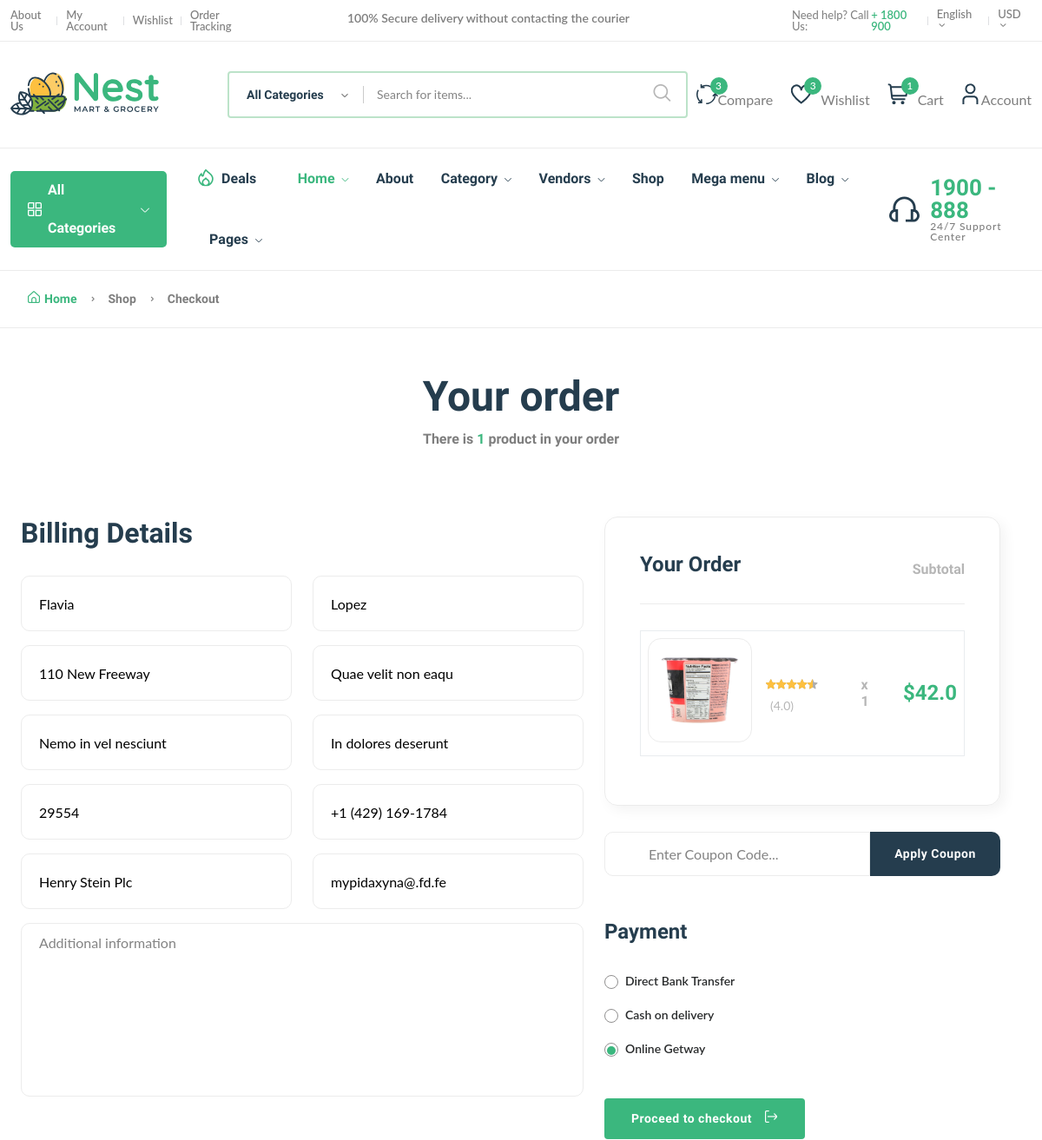
The app's page /order/place-order/ (signed in, upper part), older data.
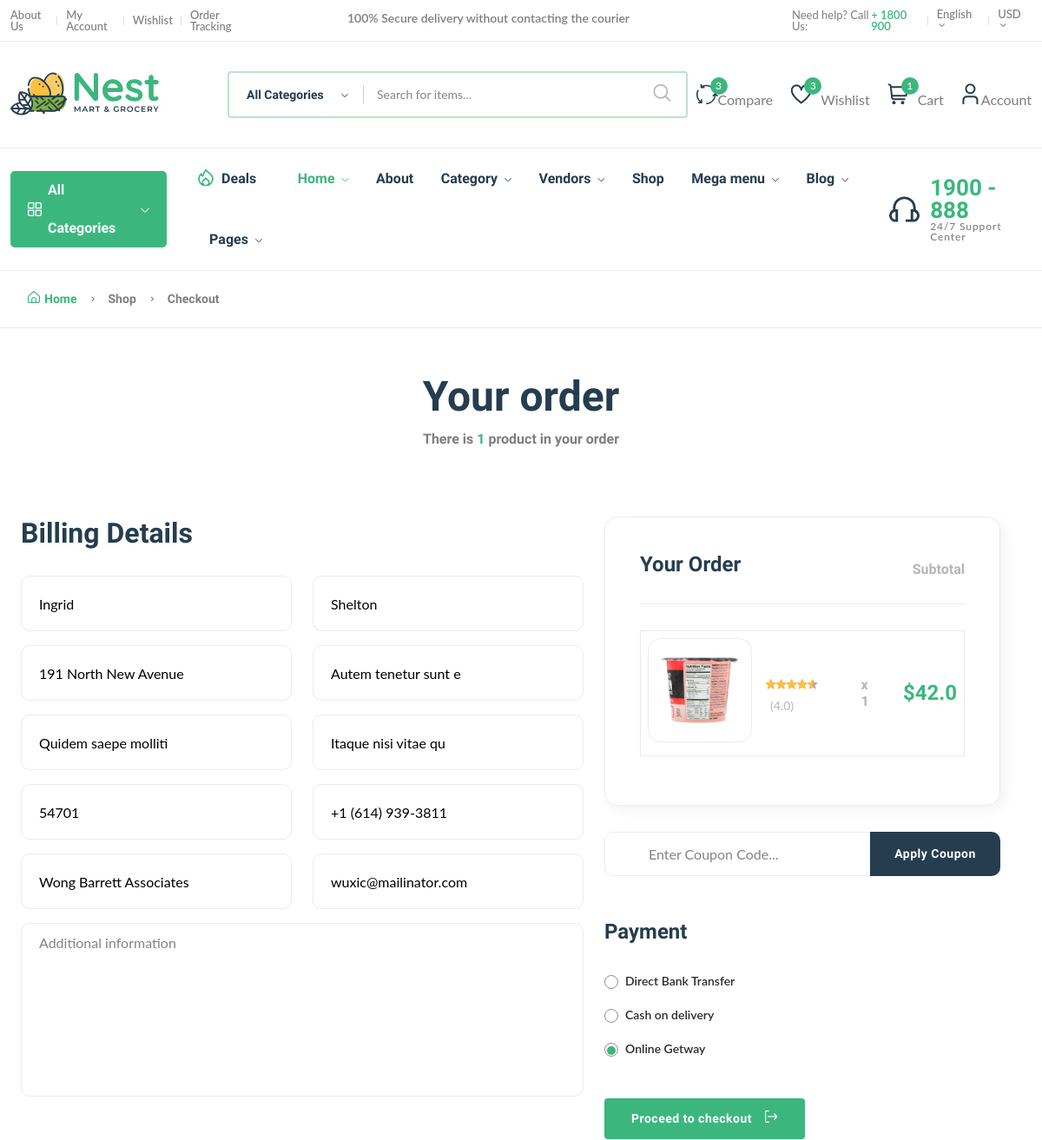
The same page, newer data.
### userauths/models.py (models this page shows, shortened)
class Address(models.Model):
    user = models.ForeignKey(User, on_delete=models.CASCADE, blank=True)
    first_name = models.CharField(max_length=100, default='First name')
    last_name = models.CharField(max_length=100, default='Last name')
    address1 = models.CharField(max_length=255, default='Address 1')
    address2 = models.CharField(max_length=255, blank=True, null=True, default='Address 2')
    zipcode = models.CharField(max_length=20, blank=True, null=True, default='000')
    phone = models.CharField(max_length=20, null=True, default='Phone')
    city = models.CharField(max_length=255, blank=True, null=True, default='City')
    country = models.CharField(max_length=255, blank=True, null=True, default='Country')
    company_name = models.CharField(max_length=255, blank=True, null=True)
    email = models.EmailField()
    additional_information = models.TextField(blank=True, null=True)
    status = models.BooleanField(default=False)
    class Meta:
        verbose_name_plural = 'Address'

### cart/models.py (models this page shows, shortened)
class Cart(models.Model):
    user = models.ForeignKey(User, on_delete=models.CASCADE)
    product = models.ForeignKey(Product, on_delete=models.CASCADE, null=True, blank=True)
    product_quantity = models.IntegerField()
    product_subtotal = models.FloatField(null=True, blank=True)

### core/models.py (models this page shows, shortened)
class Product(models.Model):
    pid = ShortUUIDField(
        unique=True,
        length=10,
        max_length=30,
        alphabet='abcdefgh12345'
        )
    user = models.ForeignKey(User, on_delete=models.SET_NULL, null=True) # noqa
    category = models.ForeignKey(
        Category,
        on_delete=models.SET_NULL,
        null=True,
        related_name='category',
        )
    vendor = models.ForeignKey(
        Vendor,
        on_delete=models.SET_NULL,
        null=True,
        related_name='vendor'
        )
    title = models.CharField(max_length=100, default="Title here")
    image = models.ImageField(upload_to=user_directory_path, default='product.jpg') # noqa
    description = CKEditor5Field(null=True, blank=True, default='This is a product', config_name='extends') # noqa
    price = models.DecimalField(max_digits=99999999, decimal_places=2, default='0.99') # noqa
    old_price = models.DecimalField(max_digits=99999999, decimal_places=2, default='1.99') # noqa
    specifications = CKEditor5Field(null=True, blank=True, default='Specification', config_name='extends') # noqa
    tags = TaggableManager(blank=True)
    product_status = models.CharField(choices=STATUS, max_length=10, default='in_review') # noqa
    status = models.BooleanField(default=True)
    in_stock = models.BooleanField(default=True)
    featured = models.BooleanField(default=False)
    digital = models.BooleanField(default=False)
    stock_count = models.PositiveIntegerField(blank=True, null=True)
    product_type = models.CharField(max_length=100, default="Ornganic", blank=True, null=True)
    manufactured = models.DateTimeField(auto_now_add=False, null=True, blank=True)
    life = models.CharField(max_length=100, default="100 Days", blank=True, null=True)
    sku = ShortUUIDField(
        unique=True,
        length=4,
        max_length=10,
        prefix='sku',
        alphabet='1234567890'
        )
    date = models.DateTimeField(auto_now_add=True)
    updated = models.DateTimeField(auto_now=True)

### order/views.py (the view)
# urls.py: path("place-order/", views.place_order, name='place_order'),
def place_order(request):
    try:
        address = Address.objects.get(user=request.user)
    except Address.DoesNotExist:
        address = None
    total_amount = 0
    try:
        checkout_items = Cart.objects.filter(
            user=request.user
        )
        for item in checkout_items:
            total_amount += item.product_quantity * item.product.price
    except Cart.DoesNotExist:
        checkout_items = None
    try:
        order, order_created = Order.objects.get_or_create(
            user=request.user,
            price=total_amount,
            product_status='processing',
            paid_status=False,
            defaults={
                'address': address,
                'invoice_number': order_number()
            }
        )
        if not order_created:
            order.invoice_number = order_number()
            order.address = address
            order.save()
    except Order.DoesNotExist:
        pass
    try:
        for item in checkout_items:
            order_item, order_item_created = OrderItem.objects.get_or_create(
                order=order,
                item=item.product.title,
                quantity=item.product_quantity,
                image=item.product.image,
                price=item.product.price,
                total=item.product.price*item.product_quantity,
                product_status=order.product_status.capitalize()
            )
            if not order_item_created:
                order.save()
    except OrderItem.DoesNotExist:
        pass
    total_amount = 0
    try:
        checkout_items = Cart.objects.filter(
            user=request.user
        )
        for item in checkout_items:
            total_amount += item.product_quantity * item.product.price
    except Cart.DoesNotExist:
        checkout_items = None
    context = {
        'checkout_items': checkout_items,
        'total_item': checkout_items.count(),
        'total_amount': round(total_amount, 2),
        'order_number': order.invoice_number,
        'address': address
    }
    return render(request, 'order/place_order.html', context)

### templates/order/place_order.html (shortened to what this page needs)
{% extends 'base.html' %} {% load static %} {% block content %}
<main class="main">
  <div class="page-header breadcrumb-wrap">
    <div class="container">
      <div class="breadcrumb">
        <a href="index.html" rel="nofollow"
          ><i class="fi-rs-home mr-5"></i>Home</a
        >
        <span></span> Shop <span></span> Checkout
      </div>
    </div>
  </div>
  <div class="container mb-80 mt-50">
    <div class="mb-40 text-center">
      <h1 class="heading-2 mb-10">Your order</h1>
      <h6 class="text-body">
        There {% if total_item > 1 %}
        <span>are</span>
        {% else %}
        <span>is</span>
        {% endif %}
        <span class="text-brand"> {{ total_item }} </span>
        product{{total_item|pluralize}} in your order
      </h6>
    </div>
  </div>
  <div class="row container">
    <div class="col-lg-7">
      <div class="row" id="order2checkout">
        <h3 class="mb-30">Billing Details</h3>
        <form id="userForm" method="POST">
          <div class="row">
            <div class="form-group col-lg-6">
              <input
                type="text"
                name="first_name"
                placeholder="First name *"
                required
                value="{{address.first_name}}"
              />
            </div>
            <div class="form-group col-lg-6">
              <input
                type="text"
                name="last_name"
                placeholder="Last name *"
                value="{{address.last_name}}"
              />
            </div>
          </div>
          <div class="row">
            <div class="form-group col-lg-6">
              <input
                type="text"
                name="address1"
                placeholder="Address *"
                required
                value="{{address.address1}}"
              />
            </div>
            <div class="form-group col-lg-6">
              <input
                type="text"
                name="address2"
                placeholder="Address line2"
                value="{{address.address2}}"
              />
            </div>
          </div>
          <div class="row">
            <div class="form-group col-lg-6">
              <input type="text" name="country" placeholder="Country *" value="{{address.country}}"/>
            </div>
            <div class="form-group col-lg-6">
              <input
                type="text"
                name="city"
                placeholder="City / Town *"
                required
                value="{{address.city}}"
              />
            </div>
          </div>
          <div class="row">
            <div class="form-group col-lg-6">
              <input
                type="text"
                name="zipcode"
                placeholder="Postcode / ZIP *"
                required
                value="{{address.zipcode}}"
              />
            </div>
            <div class="form-group col-lg-6">
              <input type="text" name="phone" placeholder="Phone *" required value="{{address.phone}}"/>
            </div>
          </div>
          <div class="row">
            <div class="form-group col-lg-6">
              <input
                type="text"
                name="company_name"
                placeholder="Company Name"
                value="{{address.company_name}}"
              />
            </div>
            <div class="form-group col-lg-6">
              <input
                type="text"
                name="email"
                placeholder="Email address *"
                required
                value="{{address.email}}"
              />
            </div>
          </div>
          <div class="form-group mb-30">
            <textarea
              name="additional_info"
              rows="5"
              placeholder="Additional information"
            ></textarea>
          </div>
        </form>
      </div>
    </div>
    <div class="col-lg-5">
      <div class="border p-40 cart-totals mb-30">
        <div class="d-flex align-items-end justify-content-between mb-30">
          <h4>Your Order</h4>
          <h6 class="text-muted">Subtotal</h6>
        </div>
        <div class="divider-2 mb-30"></div>
        <div class="table-responsive order_table checkout">
          <table class="table no-border">
            <tbody>
              {% for item in checkout_items %}
              <tr>
                <td class="image product-thumbnail">
                  <img src="{{item.product.image.url}}" alt="Product image" />
                </td>
                <td>
                  <div class="product-rate-cover">
                    <div class="product-rate d-inline-block">
                      <div class="product-rating" style="width: 90%"></div>
                    </div>
                    <span class="font-small ml-5 text-muted"> (4.0)</span>
                  </div>
                </td>
                <td>
                  <h6 class="text-muted pl-20 pr-20">
                    x {{item.product_quantity}}
                  </h6>
                </td>
                <td>
                  <h4 class="text-brand">${{item.product_subtotal}}</h4>
                </td>
              </tr>
              {% endfor %}
            </tbody>
          </table>
        </div>
      </div>
      <div class="payment">
        <div class="row mb-50">
          <div class="">
            <form method="post" class="apply-coupon">
              <input type="text" placeholder="Enter Coupon Code..." />
              <button class="btn btn-md" name="login">Apply Coupon</button>
            </form>
          </div>
        </div>
        <h4 class="mb-30">Payment</h4>
        <div class="payment_option">
          <div class="custome-radio">
            <label
              class="form-check-label"
              for="exampleRadios3"
              data-bs-toggle="collapse"
              data-target="#bankTranfer"
              aria-controls="bankTranfer"
              >Direct Bank Transfer</label
            >
          </div>
          <div class="custome-radio">
            <label
              class="form-check-label"
              for="exampleRadios4"
              data-bs-toggle="collapse"
              data-target="#checkPayment"
              aria-controls="checkPayment"
              >Cash on delivery</label
            >
          </div>
          <div class="custome-radio">
            <label
              class="form-check-label"
              for="exampleRadios5"
              data-bs-toggle="collapse"
              data-target="#paypal"
              aria-controls="paypal"
              >Online Getway</label
            >
          </div>
        </div>
        <button
          href="{% url 'checkout' %}"
          class="btn btn-fill-out btn-block mt-30 mb-30"
          id="checkout-btn"
        >
          Proceed to checkout<i class="fi-rs-sign-out ml-15"></i>
        </button>
      </div>
    </div>
  </div>
</main>
{% endblock content %}

Row changes from the older to the newer data that the page shows:
changed Address: first_name "Flavia" → "Ingrid"; last_name "Lopez" → "Shelton"; address1 "110 New Freeway" → "191 North New Avenue"; address2 "Quae velit non eaqu" → "Autem tenetur sunt e"; country "Nemo in vel nesciunt" → "Quidem saepe molliti"; city "In dolores deserunt" → "Itaque nisi vitae qu"; zipcode "29554" → "54701"; phone "+1 (429) 169-1784" → "+1 (614) 939-3811"; company_name "Henry Stein Plc" → "Wong Barrett Associates"; email "mypidaxyna@.fd.fe" → "wuxic@mailinator.com"
